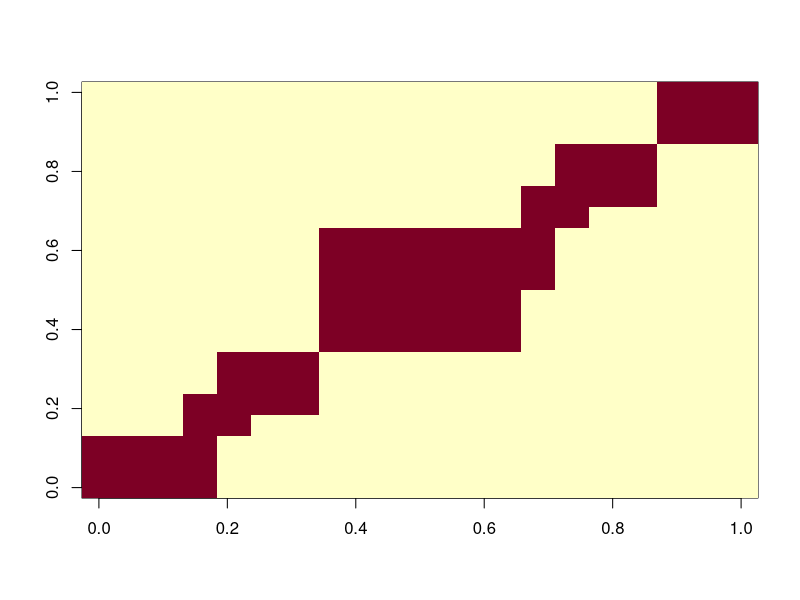
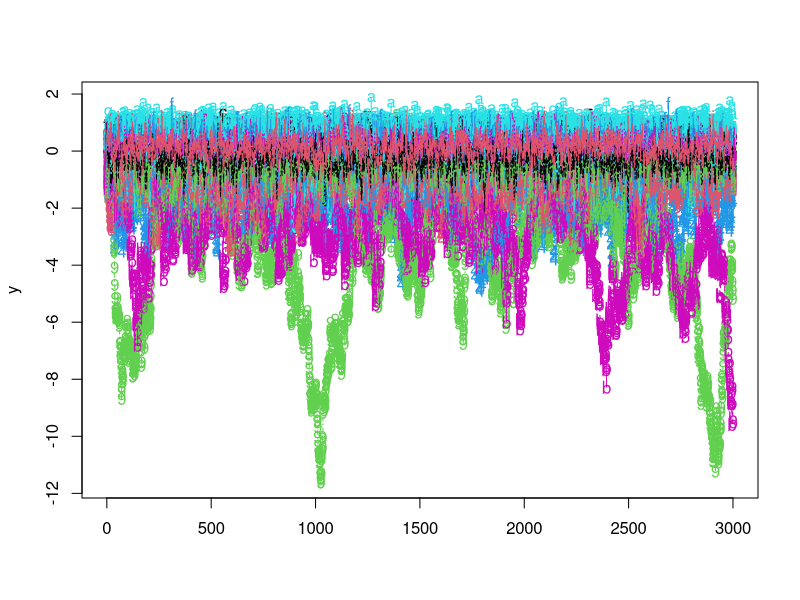
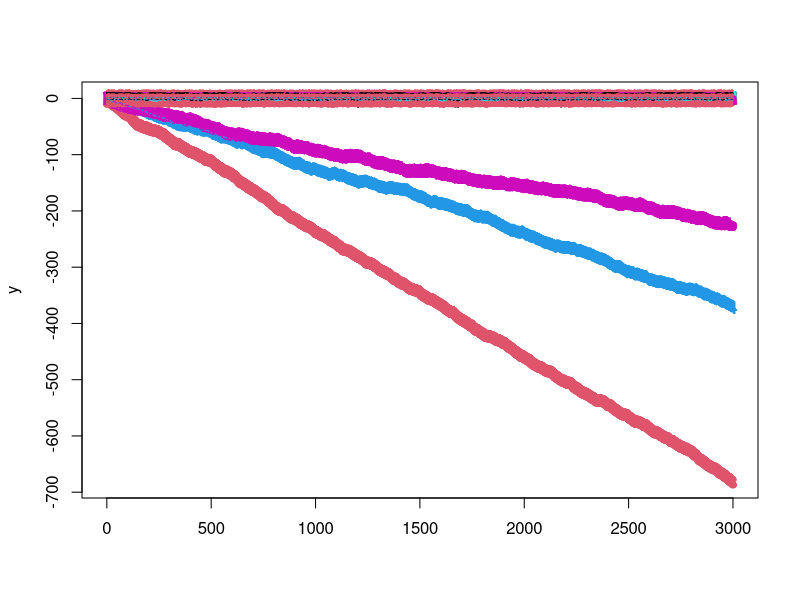
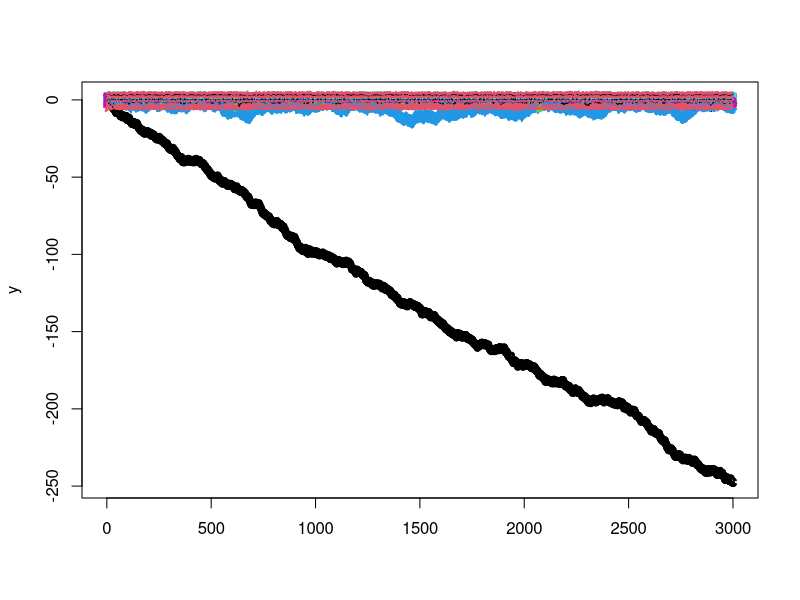
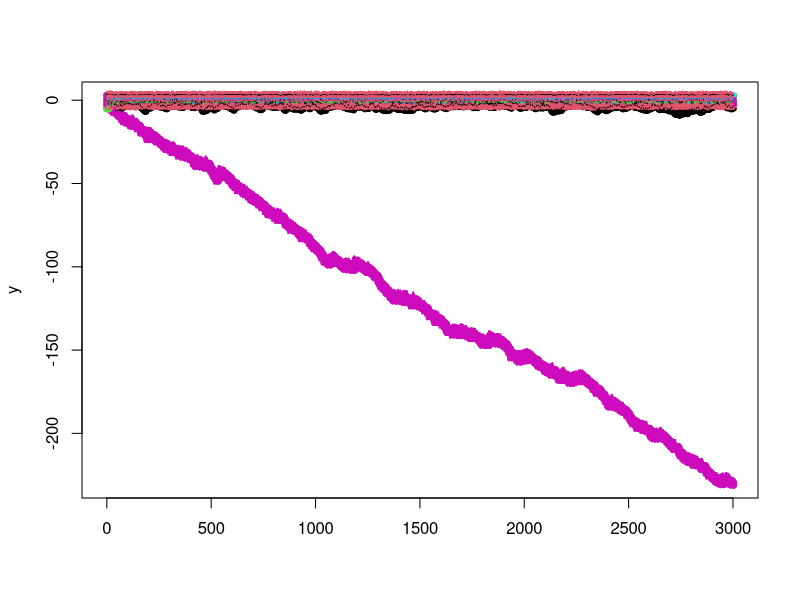
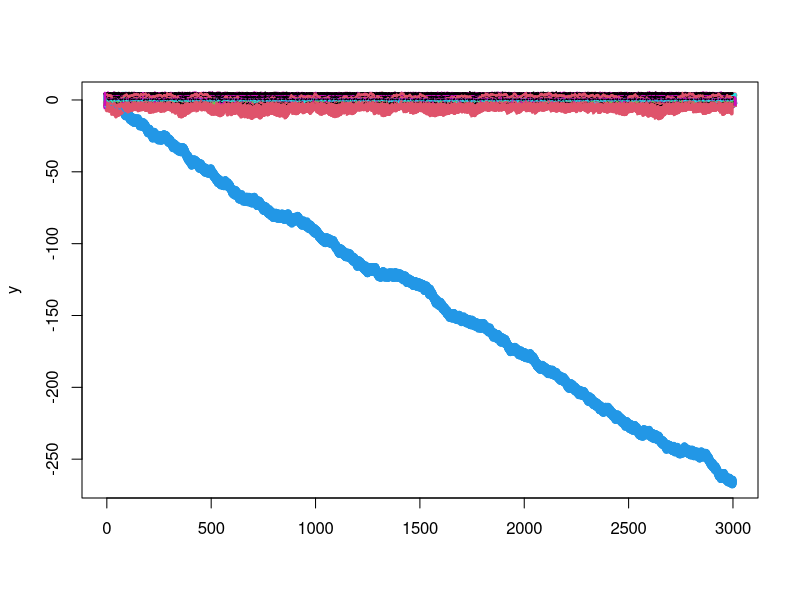
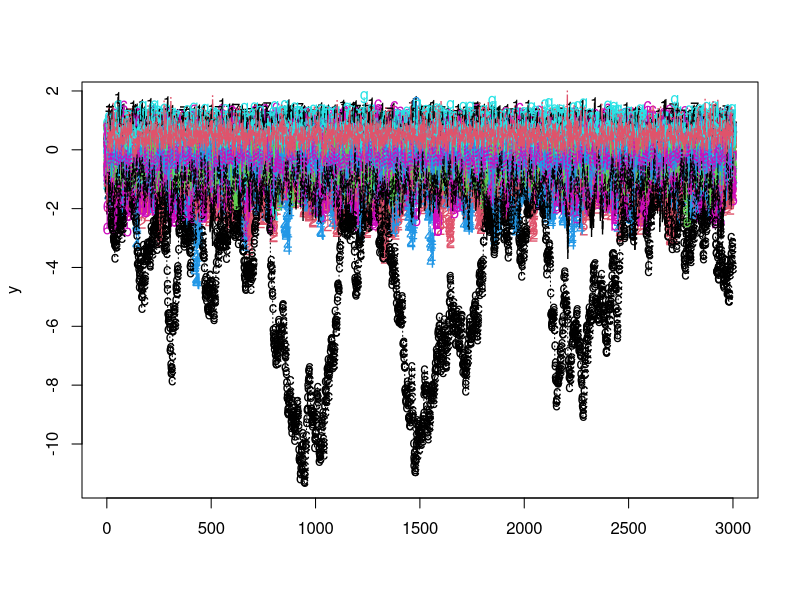
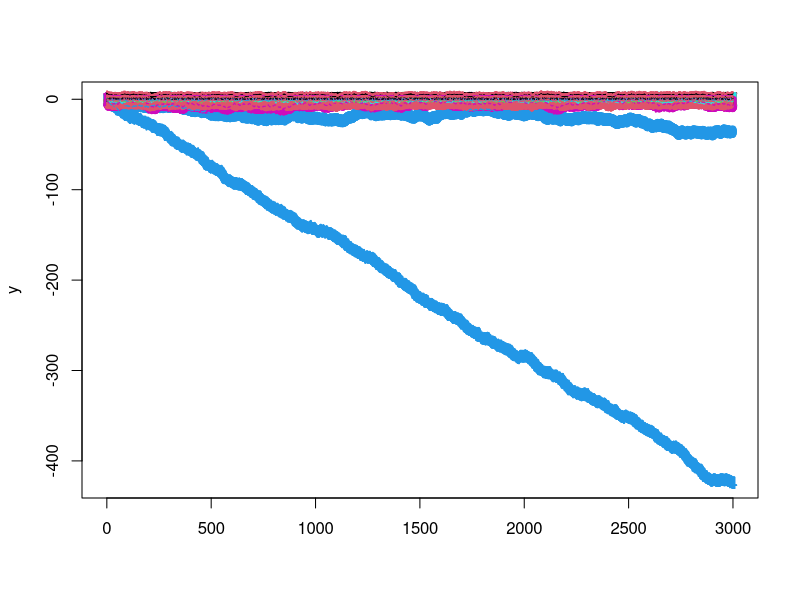

Recreate these plots in R, in order. (Note: a time limit stopped this script after it produced the figures.)
### FB 24/04/2019 -- Dominant lyapunov exponent code, following Dennis et al. 2001
### [Dennis, B., Desharnais, R. A., Cushing, J. M., Henson, S. M., & Costantino, R. F. (2001). Estimating chaos and complex dynamics in an insect population. Ecological Monographs, 71(2), 277-303.]
### Computes Lyapunov exponents for our stochastic 20-species interaction model

### In that case, the Jacobian is calculated on the log-scale so the model output should be on the logscale too

rm(list=ls())
graphics.off()

### 1. Definition of the Jacobian

### Now we need it around each point
Jacobian <-function(z,alph){
  nsp = length(z)
  N_mat = matrix(rep(as.vector(exp(z)),nsp),nsp,nsp,byrow=T)
  J = diag(nspecies) + alph*N_mat
  return(J)
}

### 2. Interaction matrix

### We use the one below, modifying a 10 species model
interactions10species = rbind(c(1,1,1,0,0,0,0,0,0,0),
                              c(1,1,1,0,0,0,0,0,0,0),
                              c(1,1,1,0,0,0,0,0,0,0),
                              c(1,1,1,1,1,0,0,0,0,0),
                              c(0,0,0,1,1,1,1,0,0,0),
                              c(0,0,0,0,1,1,1,0,0,0),
                              c(0,0,0,0,1,1,1,0,0,0),
                              c(0,0,0,0,0,0,0,1,1,1),
                              c(0,0,0,0,0,0,0,1,1,1),
                              c(0,0,0,0,0,0,0,1,1,1))
null_mat = matrix(0,10,10)
interaction_matrix = rbind(cbind(interactions10species,null_mat),cbind(null_mat,interactions10species))
### Adding some links between the two main compartments by adding a big connected cluster
interaction_matrix[8:13,8:13] = matrix(1,6,6) ## module filled with ones
interaction_matrix
image(interaction_matrix)
nspecies = nrow(interaction_matrix)

### 3. Simulation and computation of SLE

# How many repeats? 
nrepeats=25
LE = rep(0,nrepeats)
### High-level parameters
tmax=3000 ## so that the computation stays practical
index_time=1:tmax
# Temporal noise on the population growth rate in logarithmic scale 
sigma=0.3 # Sigma^2= 0.1

niter=1

while (niter<(nrepeats+1))
{
  
  ### Part 3a - Finding feasible parameter set
  
  print(paste("site/repeat =",niter))
  
  # Nonlinear LV discrete-time (Ricker) competition
  stability_crit = 1.5 #initializing stability criteria
  ### Use feasability (strictly positive interior fixed point) with min threshold for abundances
  
  while(stability_crit >1){
    print("Try out new parameter set for LV model")
    
    ### Simulate the A = (alpha_ij) matrix
    min_inter_pos = 0.05
    max_inter_pos = 0.10
    min_inter_neg = -0.1
    max_inter_neg = -0.2
    min_intra = - 0.8
    max_intra = -0.3
    frac_pos = 0.2
    ### To avoid introducing too weak interactions, we change the techniques
    ### There is a fraction of positive interactions, set to frac_pos, which is set to 20% of off-diagonal interactions
    ### If a Bernouilli draw decides positive, drawn from a Beta distrib for positive values and else from a Beta distrib for negative values
    ### The Beta distribution is scaled, so that the min_inter_pos max_inter_pos, min_inter_neg, max_inter_neg, min_intra,max_intra 
    ### specify instead the distribution. I could use Uniform even (would be easiest to compute the variance). 
    
    alpha=interaction_matrix
    for (ki in 1:nspecies){
      for (kj in 1:nspecies){
        noise_strength=rbeta(1,2,2) ### so that there's a min interaction strength
        ## noise_strength=runif(1,0,sigma_A) ## somewhat arbitrary but chosen to keep sign and magnitude of interaction in check
        if (ki==kj){alpha[ki,kj]= alpha[ki,kj]*(min_intra+(max_intra-min_intra)*noise_strength) } 
        else  { sign_inter = rbinom(1,1,frac_pos)
        if (sign_inter==1)
        {
          alpha[ki,kj]= alpha[ki,kj]*(min_inter_pos+(max_inter_pos-min_inter_pos)*noise_strength)
        }   
        else {alpha[ki,kj]= alpha[ki,kj]*(min_inter_neg+(max_inter_neg-min_inter_neg)*noise_strength)}
        }
      }
    }
    alpha
    
    ### Simulate the growth rates -- better to simulate them here to check the combination alpha - r is feasible
    r<-runif(nspecies,0.5,1) # Maximal growth rates // could covary with interaction strength later on. 
    # r<-runif(nspecies,2,3) # for more chaotic dynamics. 
    
    ### Equilibrium, mean values - some algebra
    N_star<-solve(alpha) %*% (-r) ### check the equilibrium is feasible, at least with those r values...
    N_star # 
    
    # Simulate the model
    
    Y=matrix(1,nrow=tmax,ncol=nspecies)
    epsilon<-matrix(0, nrow=tmax-1,ncol=nspecies,byrow=TRUE) # Noise on growth rates
    
    for (i in 1:nspecies){
      Y[1,i]=abs(rnorm(1,1,1))} #### Initial condition - most changing part across repeats
    for (t in 1:(tmax-1)){
      epsilon[t,]<-rnorm(nspecies,mean = 0, sd = sigma) # Residual noise on log-population growth rates
      Y[t+1,] = Y[t,]*exp(r+alpha %*% Y[t,] + epsilon[t,]) # Ricker dynamics // Note FB: Beverton-Holt would be another option, more stable
    }
    y=log(Y)
    #y=y-mean(y)
    
    matplot(y)
    matlines(y)
    
    #feasible = (min(y)>(-25))
    #if (feasible==TRUE){print("Found LV TS")}
    #found one right parameter set 
    if (min(N_star)>0.00001){stability_crit=0.5; print("Found LV param set")}
    
  }


### Part 3b - LE computation (within the loop on repeats)

#Initializing
s=rep(1,tmax)
J1 = Jacobian(y[1,],alpha)
s[1]=norm(J1,type="2");
S=J1/s[1];
productStemp=S;

for (t in 2:tmax){
  J = Jacobian(y[t,],alpha)
  s[t]=norm(J%*%productStemp,type="2");
  S=J/s[t];
  productStemp=S%*%productStemp;
}
### Store and print Lyapunov exponent
LE[niter]=(1/tmax)*sum(log(s));
print(paste("SLE = ",LE[niter]))

### Increment iteration counter
niter=niter+1

}

LE

## -0.03200816 -0.08300824 -0.17171034 -0.11553928 -0.08729588 -0.03383929 -0.09145159 -0.07055240 -0.17389386 -0.09508202
## -0.10106448 -0.10103577 -0.10846045 -0.05416752 -0.06308711 -0.08895230 -0.01030335 -0.01975854 -0.07279155 -0.08024503
## -0.01234832 -0.08004140 -0.07243068 -0.06091174 -0.01842431
